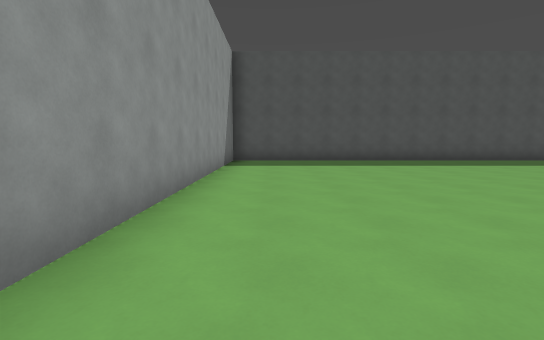
View 1 (above)

24 first-person views from a walk through a 3-D level made in the Godot game engine. The camera is 1.5 m above the floor, tilts 6° down and sees 85° across. The floor is counted in squares, 2 m on a side. Each view is taken from the middle of a square. On the plan, view 1 faces up. The plan holds only what a view shows up to about 10 squares ahead; the rest is blank. The place goes on beyond the plan. Surface patterns are stand-ins for the level's own textures.

View 2
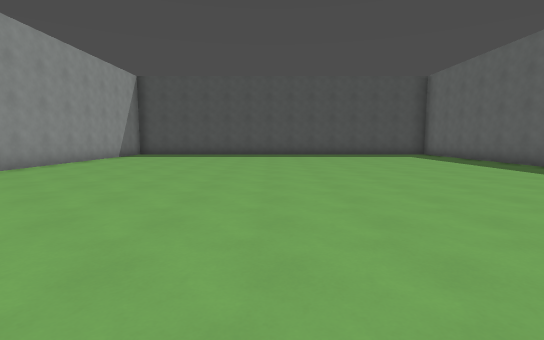

View 3
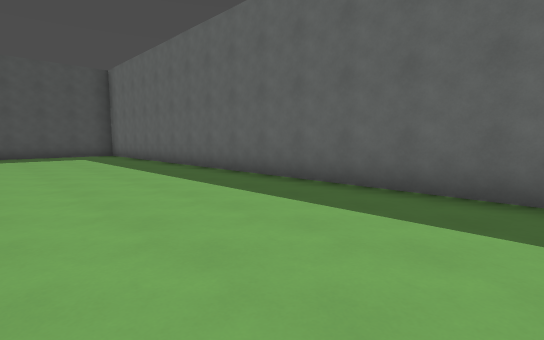

View 4
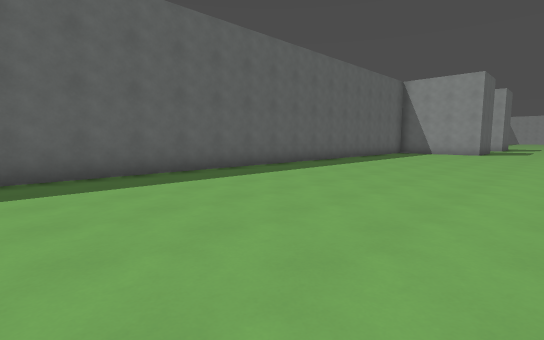

View 5
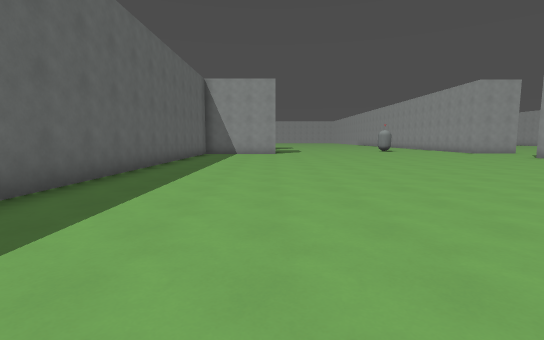

View 6
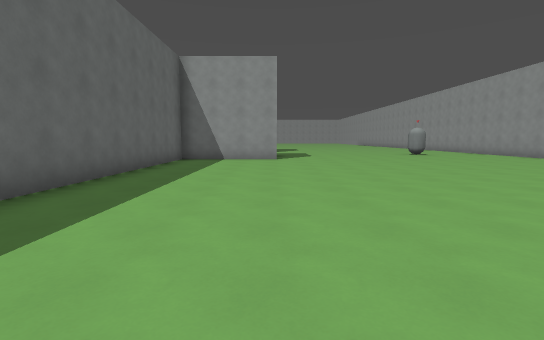

View 7
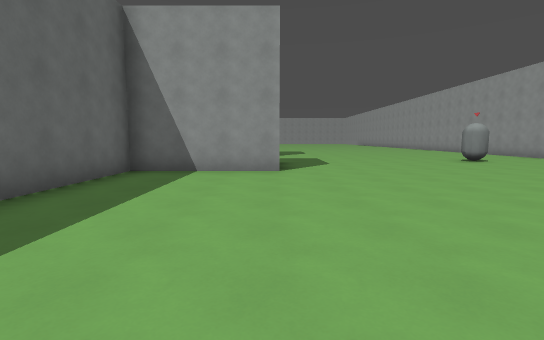

View 8
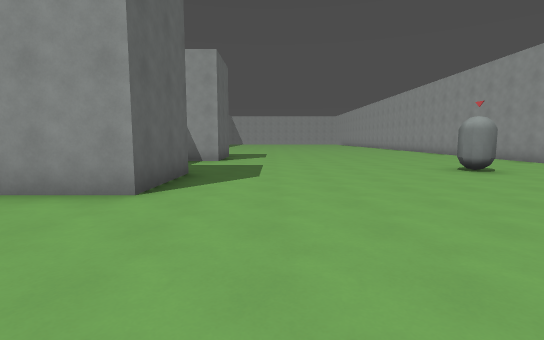

View 9
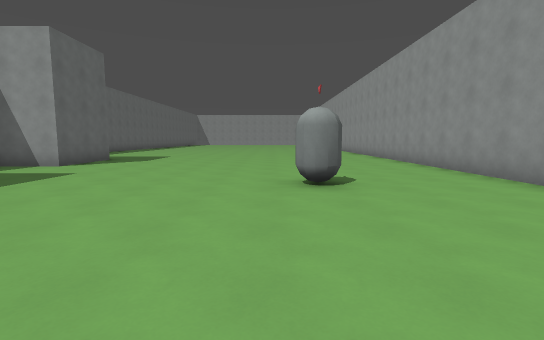

View 10
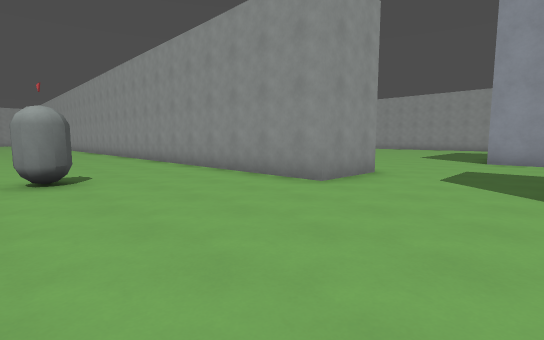

View 11
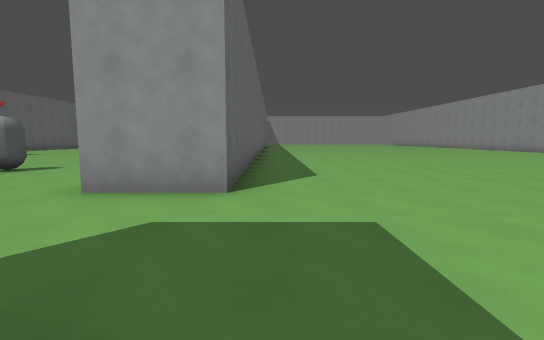

View 12
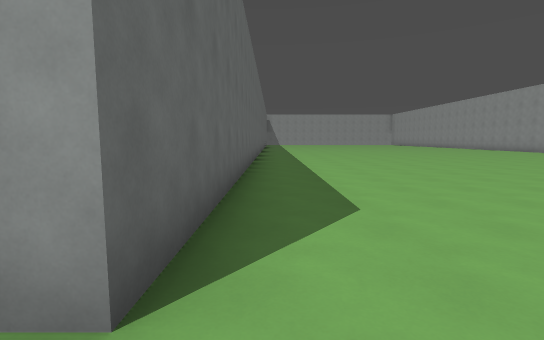

View 13
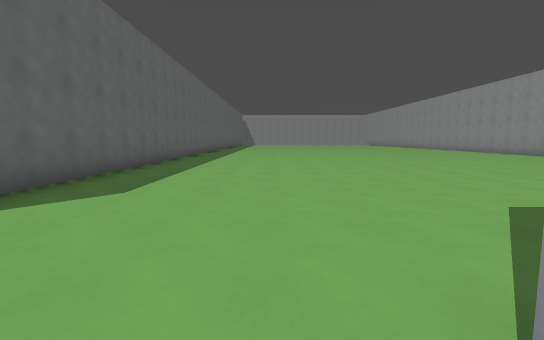

View 14
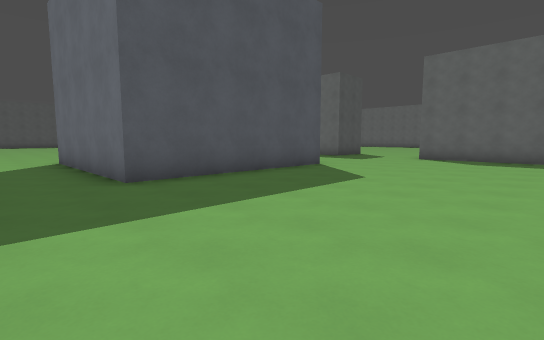

View 15
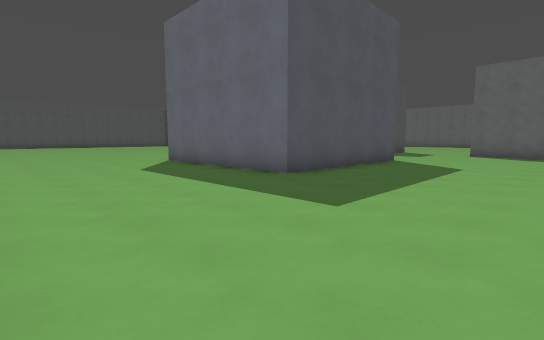

View 16
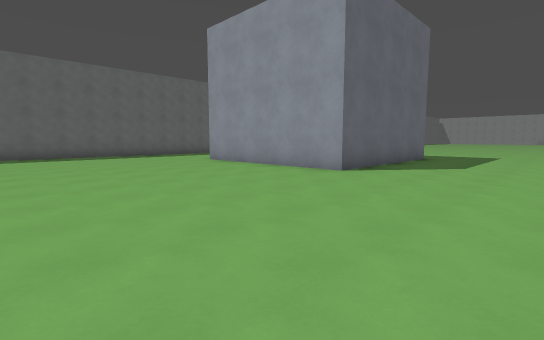

View 17
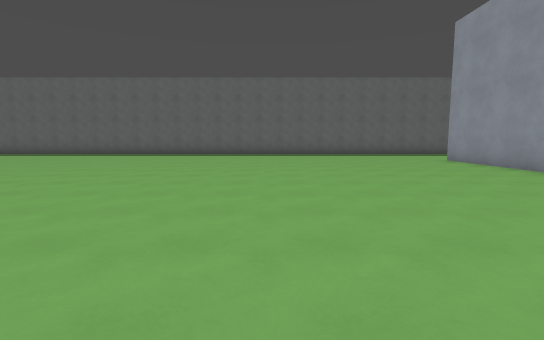

View 18
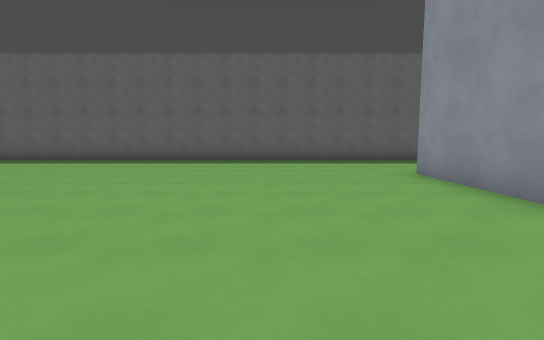

View 19
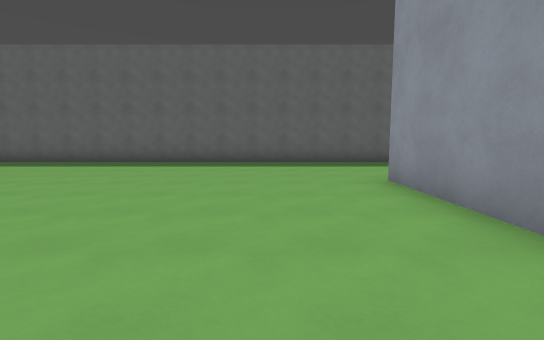

View 20
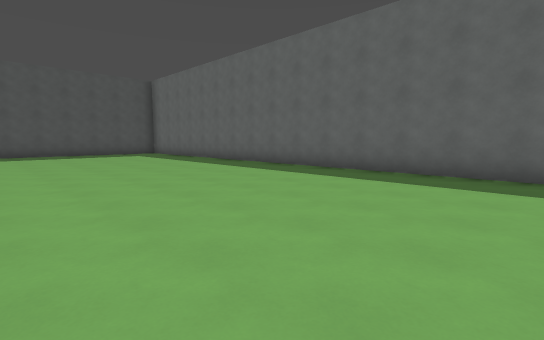

View 21
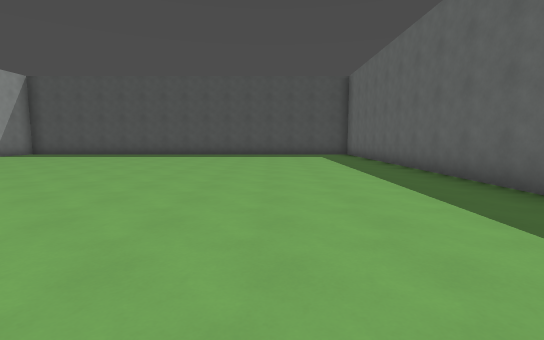

View 22
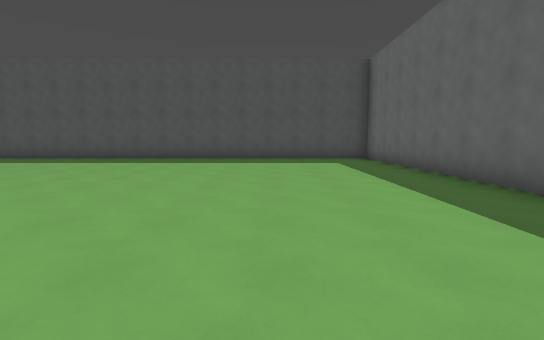

View 23
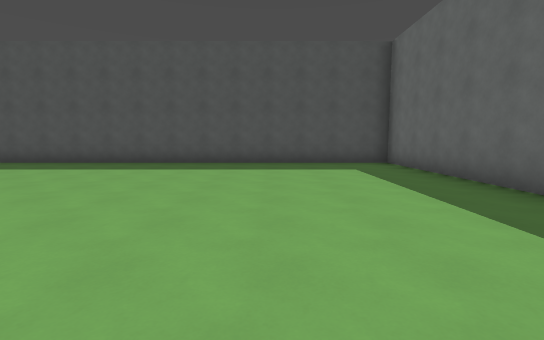

View 24
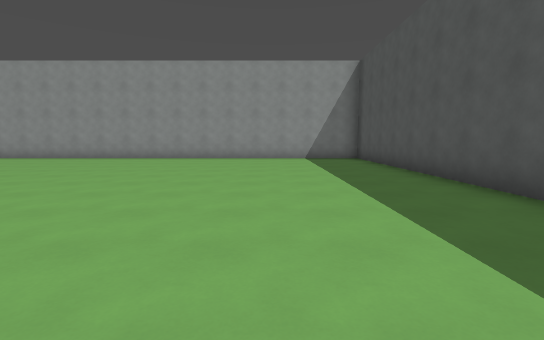

### Floor plan
Points are (right, up) in squares from view 1. A wall is a line through its corners. A room is listed if a view was taken in it or the views show most of it. See-through windows are left out.
Room 1 (views 1, 2, 3, 4, 5, 6, 7, 8, 9, 10)
walls: (-1.3, -17.1) (-1.3, -25.1); (8.8, -19.5) (8.8, -16.9) (12.3, -16.9) (12.3, 6.1); (8.8, -25.1) (8.8, -23.1) (10.5, -23.1); (-1.3, 9.9) (-1.3, 1.4)
ways out: opening at (-1.7, -15) to room 2
Room 2 (views 11, 12, 13, 14, 15, 16, 17, 18, 19, 20, 21, 22, 23, 24)
walls: (-7.7, -14.4) (-7.7, -15.7) (-13.2, -15.7) (-13.2, -10.1) (-7.6, -10.1); (-3.4, -11.9) (-3.4, 10.3) (-17.1, 10.3); (-3.4, -26) (-3.4, -17.1) (-1.3, -17.1)
ways out: opening at (-1.7, -15) to room 1

Where each view was taken, in squares from view 1:
view 1: 0 up, 0 right, facing up
view 2: 4 down, 5 right, facing up
view 3: 4 down, 8 right, facing up-right
view 4: 1 down, 6 right, facing down-right
view 5: 2 down, 9 right, facing down
view 6: 6 down, 9 right, facing down
view 7: 10 down, 9 right, facing down
view 8: 13 down, 7 right, facing down
view 9: 15 down, 3 right, facing down
view 10: 14 down, 3 right, facing down-left
view 11: 13 down, 4 left, facing down
view 12: 16 down, 4 left, facing down
view 13: 15 down, 7 left, facing down
view 14: 21 down, 15 left, facing up-right
view 15: 20 down, 18 left, facing up-right
view 16: 4 down, 17 left, facing down-right
view 17: 4 down, 18 left, facing right
view 18: 7 down, 14 left, facing right
view 19: 8 down, 13 left, facing right
view 20: 5 down, 10 left, facing up-right
view 21: 4 down, 7 left, facing up
view 22: 1 down, 7 left, facing up
view 23: 1 up, 7 left, facing up
view 24: 7 up, 7 left, facing left
